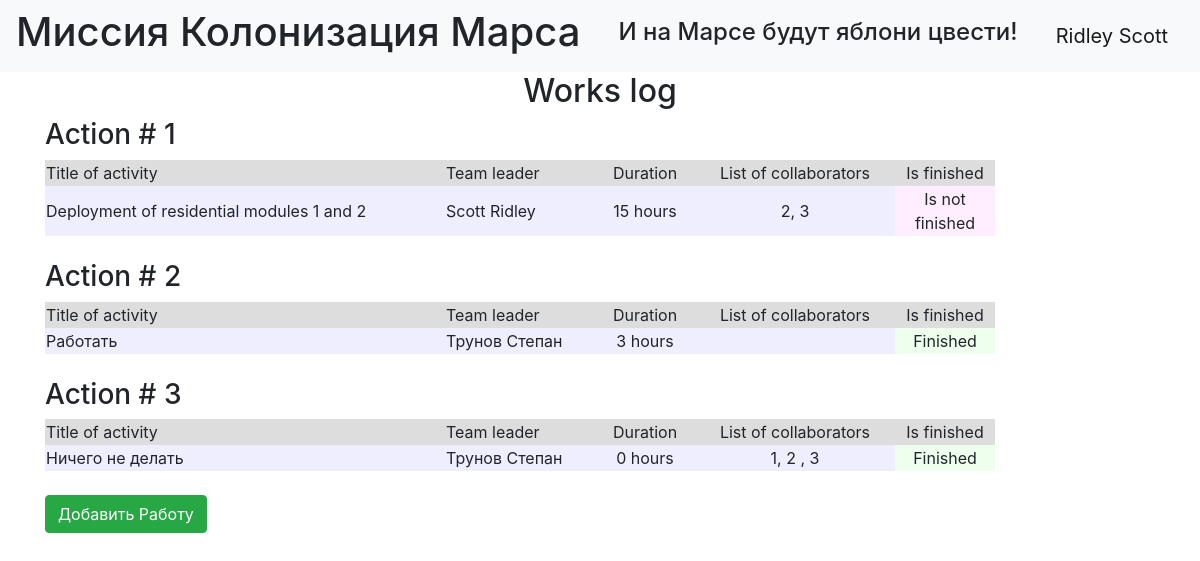
The page / (signed in) on the database its author committed.
### data/users.py (models this page shows, shortened)
class User(SqlAlchemyBase, UserMixin, SerializerMixin):
    __tablename__ = 'users'
    id = sqlalchemy.Column(sqlalchemy.Integer, primary_key=True, autoincrement=True)
    surname = sqlalchemy.Column(sqlalchemy.String, nullable=True)
    name = sqlalchemy.Column(sqlalchemy.String, nullable=True)
    age = sqlalchemy.Column(sqlalchemy.Integer, nullable=True)
    position = sqlalchemy.Column(sqlalchemy.String, nullable=True)
    speciality = sqlalchemy.Column(sqlalchemy.String, nullable=True)
    address = sqlalchemy.Column(sqlalchemy.String, nullable=True)
    email = sqlalchemy.Column(sqlalchemy.String, index=True, unique=True, nullable=True)
    hashed_password = sqlalchemy.Column(sqlalchemy.String, nullable=True)
    modified_date = sqlalchemy.Column(sqlalchemy.DateTime, default=datetime.datetime.now)
    jobs = orm.relationship("Jobs", back_populates='user')

### data/jobs.py (models this page shows)
class Jobs(SqlAlchemyBase, SerializerMixin):
    __tablename__ = 'jobs'
    id = sqlalchemy.Column(sqlalchemy.Integer, primary_key=True, autoincrement=True)
    team_leader = sqlalchemy.Column(sqlalchemy.Integer, sqlalchemy.ForeignKey("users.id"))
    job = sqlalchemy.Column(sqlalchemy.String, nullable=True)
    work_size = sqlalchemy.Column(sqlalchemy.Integer, default=0)
    collaborators = sqlalchemy.Column(sqlalchemy.String, nullable=True)
    start_date = sqlalchemy.Column(sqlalchemy.DateTime, default=datetime.datetime.now)
    end_date = sqlalchemy.Column(sqlalchemy.DateTime, default=datetime.datetime.now)
    is_finished = sqlalchemy.Column(sqlalchemy.Boolean, default=False)
    user = orm.relationship('User')

### index.py (the view)
@app.route("/")
def index():
    session = db_session.create_session()
    jobs = session.query(Jobs).all()
    users = session.query(User).all()
    names = {name.id: (name.surname, name.name) for name in users}
    return render_template("index.html", jobs=jobs, names=names)

### data/db_session.py (called while the page is built)
def create_session() -> Session:
    global __factory
    return __factory()

### index.py (called while the page is built)
@login_manager.user_loader
def load_user(user_id):
    db_sess = db_session.create_session()
    return db_sess.query(User).get(user_id)

### templates/index.html (shortened to what this page needs)
{% extends "base.html" %}
{% block content %}
<h2 align="center">Works log</h2>
{% for job in jobs %}
<h3>Action # {{ job.id }}</h3>
<div class="table_container">
    <table class="my_table">
        <tr class="my_row">
            <td class="title" width="400px" bgcolor="#dddddd">Title of activity</td>
            <td class="title" width="150px" bgcolor="#dddddd">Team leader</td>
            <td class="title" width="100px" bgcolor="#dddddd" align="center">Duration</td>
            <td class="title" width="200px" bgcolor="#dddddd" align="center">List of collaborators</td>
            <td class="title" width="100px" bgcolor="#dddddd" align="center">Is finished</td>
        </tr>
        <tr class="my_row">
            <td class="ordinary" bgcolor="#eeeeff">{{ job.job.capitalize() }}</td>
            <td class="ordinary" bgcolor="#eeeeff">{{ names[job.team_leader][0] }} {{ names[job.team_leader][1] }}</td>
            <td class="ordinary" bgcolor="#eeeeff" align="center">{{ job.work_size }} hours</td>
            <td class="ordinary" bgcolor="#eeeeff" align="center">{{ job.collaborators }}</td>
            {% if job.is_finished %}
            <td class="ordinary" bgcolor="#eeffee" align="center">Finished</td>
            {% else %}
            <td class="ordinary" bgcolor="#ffeeff" align="center">Is not finished</td>
            {% endif %}
        </tr>
    </table>
</div>
<br>
{% endfor %}
{% endblock %}

### templates/base.html (shortened to what this page needs)
<!doctype html>
<html lang="en">
<head>
    <link rel="stylesheet"
          href="https://stackpath.bootstrapcdn.com/bootstrap/4.4.1/css/bootstrap.min.css"
>
</head>
<body>
<header>
    <nav class="navbar navbar-light bg-light">
        <h1>Миссия Колонизация Марса</h1>
        <h4>И на Марсе будут яблони цвести!</h4>
        {% if current_user.is_authenticated %}
        <a class="navbar-brand" href="/logout">{{ current_user.name + " " + current_user.surname }}</a>
        {% else %}
    <p>
        <a class="navbar-brand" href="#">Mars One</a>
        <a class="btn btn-primary " href="/register">Зарегистрироваться</a>
        <a class="btn btn-success" href="/login">Войти</a>
    </p>
        {% endif %}
    </nav>
</header>
<main role="main" class="container">
    {% block content %}{% endblock %}
    <p>
        {% if current_user.is_authenticated %}
            <a class="btn btn-success " href="/works">Добавить Работу</a>
        {% endif %}
        </p>
</main>
</body>
</html>

### rows shown on the page
User: name+surname "Ridley Scott"
Jobs: id "1", job "Deployment of residential modules 1 and 2", team_leader.surname "Scott", team_leader.name "Ridley", work_size "15", collaborators "2, 3", is_finished "Is not finished"
Jobs: id "2", job "Работать", team_leader.surname "Трунов", team_leader.name "Степан", work_size "3", is_finished "Finished"
Jobs: id "3", job "Ничего не делать", team_leader.surname "Трунов", team_leader.name "Степан", work_size "0", collaborators "1, 2 , 3", is_finished "Finished"
